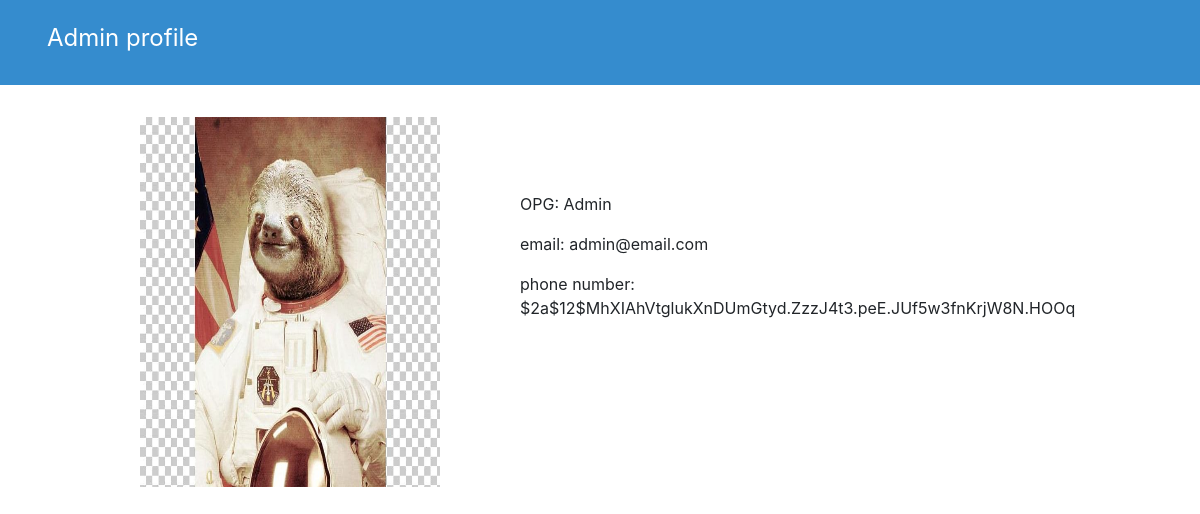
Page /main/adminprofile.php on the committed database.
### tables this page shows
create table farmers(
	id int not null primary key auto_increment,
	opg varchar(50)	not null,
	email varchar(50) not null,
	password char(60) not null,
	contactphone int not null
);

### main/adminprofile.php (the view)
<?php
include_once "head.php";
include_once "config.php";
    $term = $db->prepare("SELECT * FROM farmers");
    $term->execute();
    $end=$term->fetchAll();
?>
<div class="jumbotron jumbotron-sm">
    <div class="container">
        <div class="row">
            <div class="col-sm-12 col-lg-12">
                <h1 class="h1">
                    <small>Admin profile</small>
                </h1>
            </div>
        </div>
    </div>
</div>
<div class="container">
    <div class="row justify-content-md-center">
        <div class="col col-lg-3">
            <img src="pictures/profilepic.png" alt="" height="370px" width="300px">
        </div>
        <div class="col-1"></div>
        <div class="col-6" style="padding-top: 2cm">
            <p>OPG: <?=$end[0][1]?></p>
            <p>email: <?=$end[0][2]?></p>
            <p>phone number: <?=$end[0][3]?></p>
        </div>
    </div>
</div>

### public/style.css (style rules this page uses)
.jumbotron { background: #358CCE; color: #FFF; border-radius: 0px; }
.jumbotron-sm { padding-top: 24px; padding-bottom: 24px; }
.jumbotron small { color: #FFF; }
.h1 small { font-size: 24px; }

### rows in the picture
farmers: opg "Admin", email "admin@email.com", password "$2a$12$MhXIAhVtglukXnDUmGtyd.ZzzJ4t3.peE.JUf5w3fnKrjW8N.HOOq"
